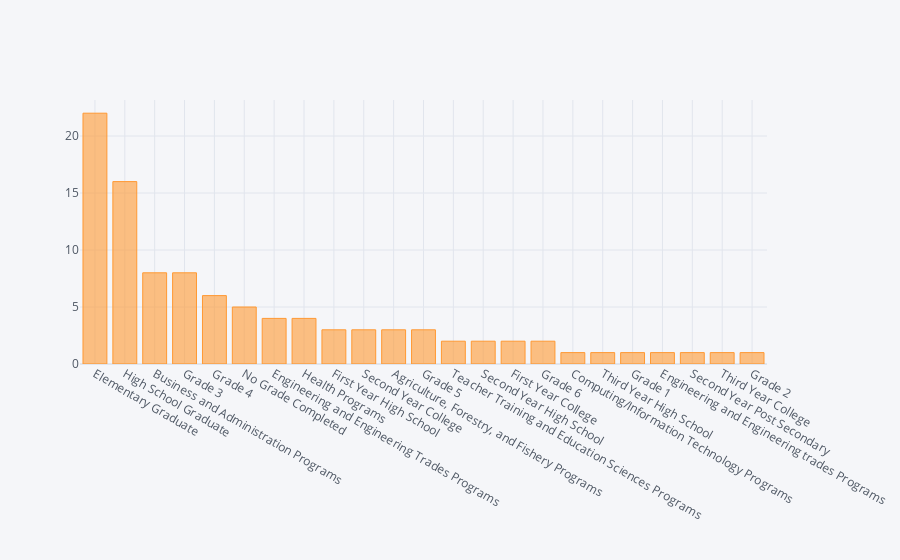

The cell this chart's notebook holds for it:
### Markdown cell above
A maior parte das familias possuem graus de escolaridade baixos

### Code cell
var_categ['Household Head Highest Grade Completed'].value_counts().iplot(kind='bar')

### Figure 1 — Plotly figure (JSON) as saved in the notebook; plotly's stock layout.template omitted (floating-point values rounded to 4 significant figures)
{"data": [{"marker": {"color": "rgba(255, 153, 51, 0.6)", "line": {"color": "rgba(255, 153, 51, 1.0)", "width": 1}}, "name": "Household Head Highest Grade Completed", "orientation": "v", "text": "", "type": "bar", "x": ["Elementary Graduate", "High School Graduate", "Business and Administration Programs", "Grade 3", "Grade 4", "No Grade Completed", "Engineering and Engineering Trades Programs", "Health Programs", "First Year High School", "Second Year College", "Agriculture, Forestry, and Fishery Programs", "Grade 5", "Teacher Training and Education Sciences Programs", "Second Year High School", "First Year College", "Grade 6", "Computing/Information Technology Programs", "Third Year High School", "Grade 1", "Engineering and Engineering trades Programs", "Second Year Post Secondary", "Third Year College", "Grade 2"], "y": [22, 16, 8, 8, 6, 5, 4, 4, 3, 3, 3, 3, 2, 2, 2, 2, 1, 1, 1, 1, 1, 1, 1]}], "layout": {"legend": {"bgcolor": "#F5F6F9", "font": {"color": "#4D5663"}}, "paper_bgcolor": "#F5F6F9", "plot_bgcolor": "#F5F6F9", "title": {"font": {"color": "#4D5663"}}, "xaxis": {"gridcolor": "#E1E5ED", "showgrid": true, "tickfont": {"color": "#4D5663"}, "title": {"font": {"color": "#4D5663"}, "text": ""}, "zerolinecolor": "#E1E5ED"}, "yaxis": {"gridcolor": "#E1E5ED", "showgrid": true, "tickfont": {"color": "#4D5663"}, "title": {"font": {"color": "#4D5663"}, "text": ""}, "zerolinecolor": "#E1E5ED"}}}
